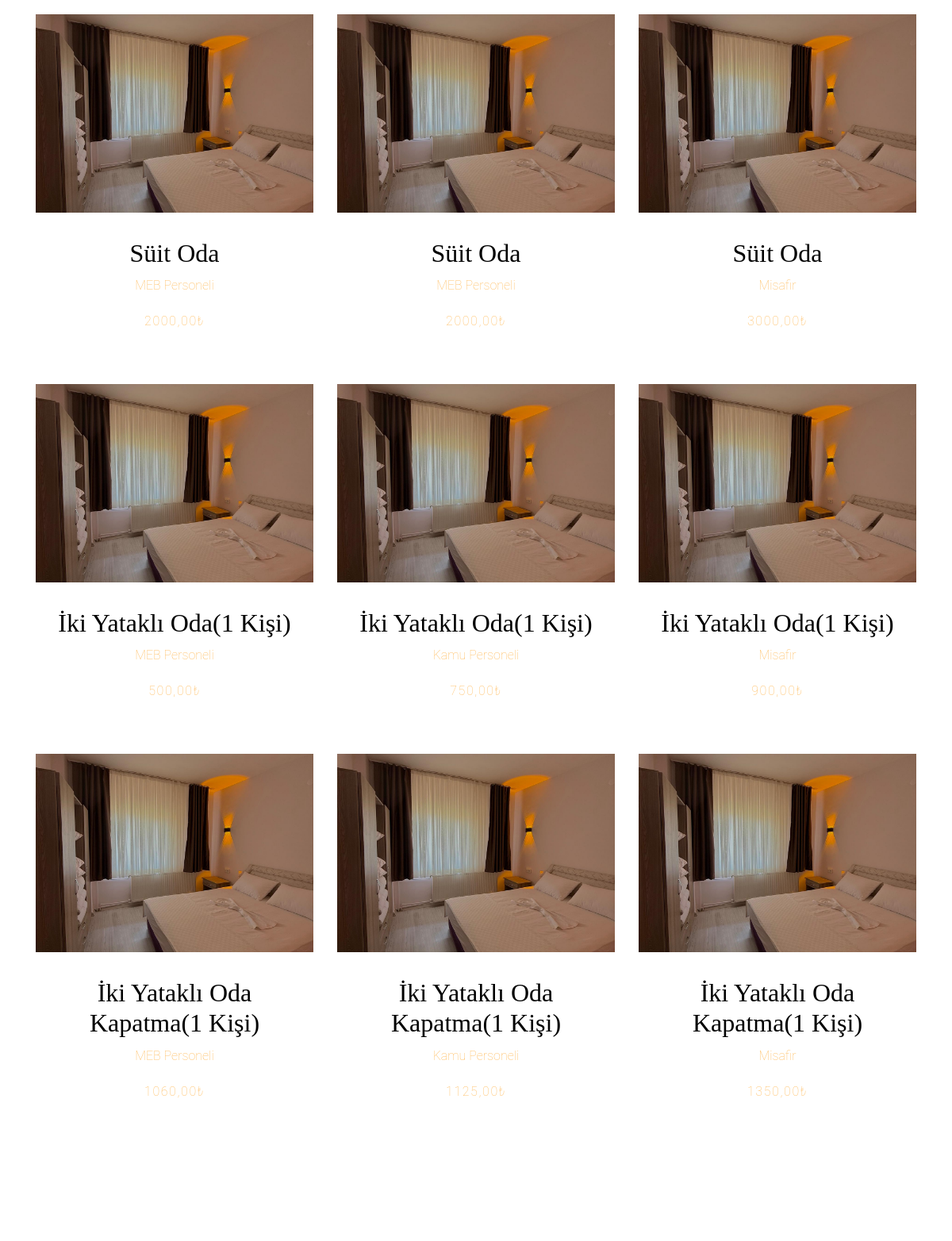
The app's page /rooms/ (middle part), older data.
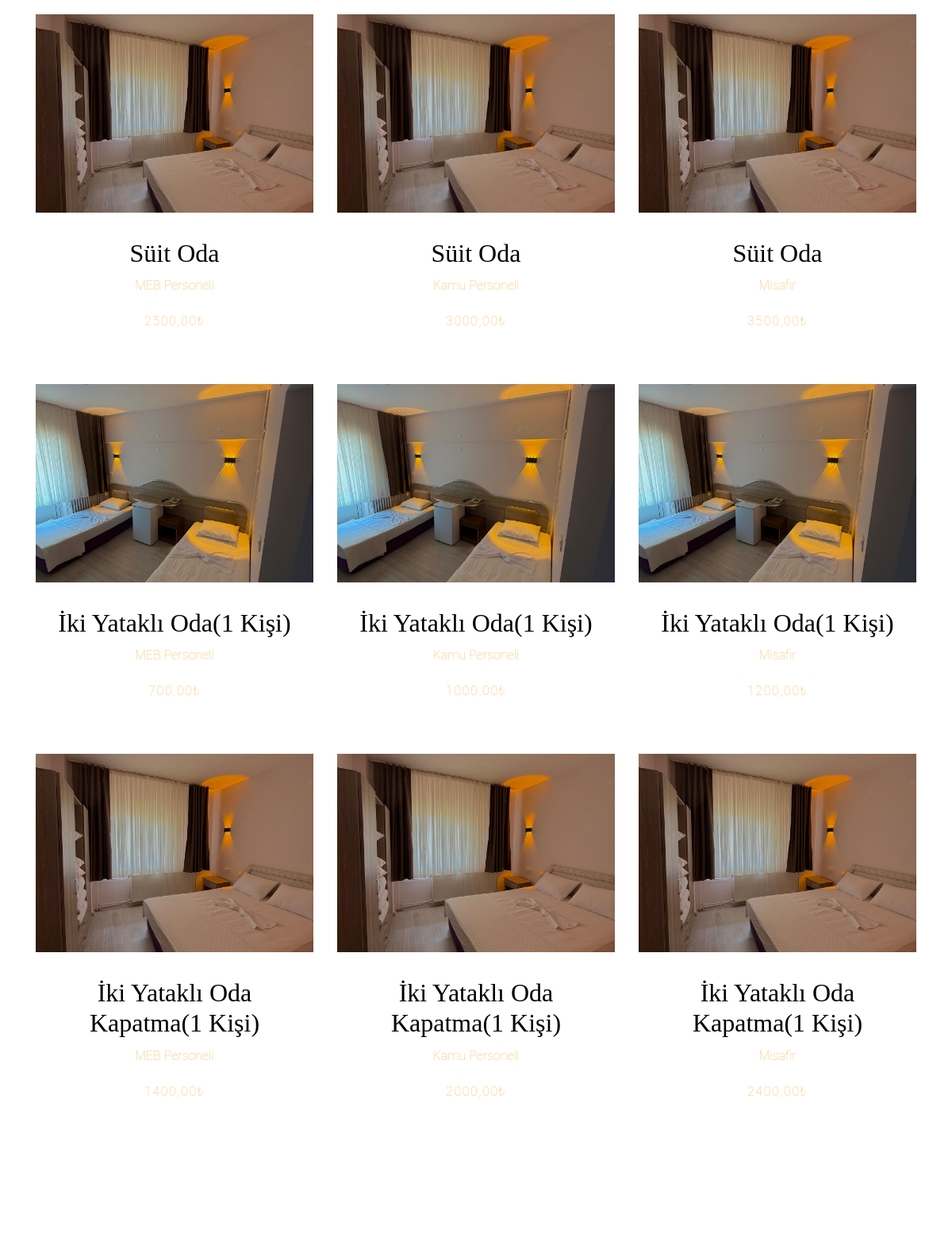
The same page, newer data.
### myapp/models.py (models this page shows, shortened)
class Room(models.Model):
    name = models.CharField(max_length=100, verbose_name="Oda Adı")
    description = models.CharField(max_length=200, blank=True, verbose_name="Açıklama")
    price = models.DecimalField(max_digits=8, decimal_places=2, verbose_name="Fiyat (₺)")
    image = models.ImageField(upload_to='rooms/', verbose_name="Resim")
    class Meta:
        verbose_name = "Oda"
        verbose_name_plural = "Odalar"

### myapp/views.py (the view)
# urls.py: path('rooms/', views.rooms, name='rooms'),
def rooms(request):
    rooms = Room.objects.all()
    return render(request, 'myapp/rooms.html', {'rooms': rooms})

### myapp/templates/myapp/rooms.html (shortened to what this page needs)
{% extends 'myapp/base.html' %}
{% load static %}
{% block content %}
<section class="section">
    <div class="container">
        <div class="row">
            {% for room in rooms %}
            <div class="col-md-6 col-lg-4 mb-5" data-aos="fade-up">
                <a href="{% url 'room_detail' room.pk %}" class="room">
                    <figure class="img-wrap room-img-wrap">
                        <img src="{{ room.image.url }}" alt="{{ room.name }}" class="img-fluid mb-3 room-img">
                    </figure>
                    <div class="p-3 text-center room-info">
                        <h2>{{ room.name }}</h2>
                        <p>{{ room.description }}</p>
                        <span class="text-uppercase letter-spacing-1">{{ room.price }}₺</span>
                    </div>
                </a>
            </div>
            {% endfor %}
        </div>
    </div>
</section>
{% endblock %}

### myapp/templates/myapp/base.html (shortened to what this page needs)
{% load static %}
<!DOCTYPE HTML>
<html>
<head>
    <link rel="stylesheet" href="{% static 'myapp/css/bootstrap.min.css' %}">
    <link rel="stylesheet" href="{% static 'myapp/css/animate.css' %}">
    <link rel="stylesheet" href="{% static 'myapp/css/owl.carousel.min.css' %}">
    <link rel="stylesheet" href="{% static 'myapp/css/aos.css' %}">
    <link rel="stylesheet" href="{% static 'myapp/css/bootstrap-datepicker.css' %}">
    <link rel="stylesheet" href="{% static 'myapp/css/jquery.timepicker.css' %}">
    <link rel="stylesheet" href="{% static 'myapp/css/fancybox.min.css' %}">
    <link rel="stylesheet" href="{% static 'myapp/fonts/ionicons/css/ionicons.min.css' %}">
    <link rel="stylesheet" href="{% static 'myapp/fonts/ionicons/css/ionicons.min.css' %}">
    <link rel="stylesheet" href="{% static 'myapp/fonts/fontawesome/css/font-awesome.min.css' %}">
    <link rel="stylesheet" href="{% static 'myapp/css/style.css' %}">
    <link rel="stylesheet" href="{% static 'myapp/css/util.css' %}">
</head>
<body>
    {% block content %}{% endblock %}
</body>
</html>

### myapp/static/myapp/css/style.css (style rules this page uses)
body { background: #fff; font-family: "Roboto", arial, sans-serif; font-weight: 200; font-size: 16px; line-height: 1.8; color: #6c757d; position: relative; }
a { -webkit-transition: .3s all ease; -o-transition: .3s all ease; transition: .3s all ease; text-decoration: none; }
h1, h2, h3, h4, h5 { color: #000; font-family: "Playfair Display", times, serif; }
.section { padding: 7em 0; }
.room { position: relative; display: block; }
.room .img-wrap { position: relative; overflow: hidden; }
.room .img-wrap img { -webkit-transition: .3s all ease-in-out; -o-transition: .3s all ease-in-out; transition: .3s all ease-in-out; -webkit-transform: scale(1); -ms-transform: scale(1); transform: scale(1); margin-bottom: 0 !important; }
.letter-spacing-1 { letter-spacing: .1em; }
.room-img-wrap { width: 100%; height: 250px; overflow: hidden; }
.room-img-wrap .room-img { width: 100%; height: 100%; object-fit: cover; }

Row changes from the older to the newer data that the page shows:
changed Room (number 1 of 9 on the later page): price "2000,00" → "2500,00"
changed Room (number 2 of 9 on the later page): description "MEB Personeli" → "Kamu Personeli"; price "2000,00" → "3000,00"
changed Room (number 3 of 9 on the later page): price "3000,00" → "3500,00"
changed Room (number 4 of 9 on the later page): image: a different picture; price "500,00" → "700,00"
changed Room (number 5 of 9 on the later page): image: a different picture; price "750,00" → "1000,00"
changed Room (number 6 of 9 on the later page): image: a different picture; price "900,00" → "1200,00"
changed Room (number 7 of 9 on the later page): price "1060,00" → "1400,00"
changed Room (number 8 of 9 on the later page): price "1125,00" → "2000,00"
changed Room (number 9 of 9 on the later page): price "1350,00" → "2400,00"
